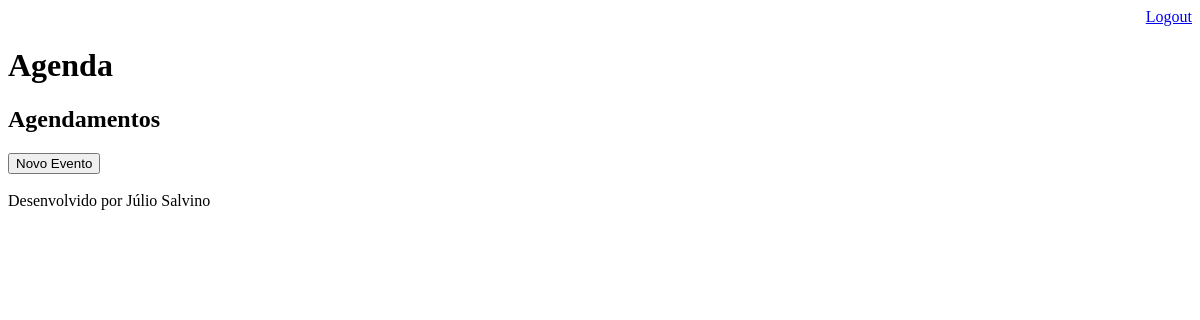
/agenda/ (signed in), run on an earlier commit of the app's database.
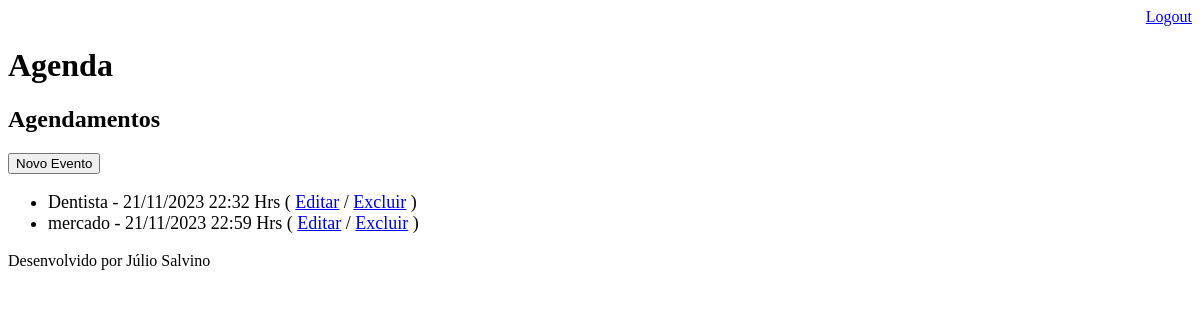
And on a later commit of the database.
### agenda_App/models.py (models this page shows, shortened)
class Evento(models.Model):
    titulo = models.CharField(max_length=100)
    descricao = models.TextField(blank=True, null=True)
    data_evento = models.DateTimeField()
    data_criacao = models.DateTimeField(auto_now=True)
    usuario = models.ForeignKey(User, on_delete=models.CASCADE)
    class Meta:
        db_table = 'evento'
    def get_data_evento(self):
        return self.data_evento.strftime('%d/%m/%Y %H:%M Hrs')

### agenda_App/views.py (the view)
# urls.py: path('agenda/', views.agenda, name='agenda'),
@login_required(login_url='/login/')
def agenda(request):
    usuario = request.user
    evento = Evento.objects.filter(usuario=usuario)
    dados = {'eventos': evento}
    return render(request, 'agenda.html', dados)

### agenda_App/templates/agenda.html
{% extends "model-page.html" %}
{% block content %}
    <h2>Agendamentos</h2>
    <a href="evento/">
    <button type='button'>Novo Evento</button>
    </a>
    <ul style='font-size: 18px'>
    {% for evento in eventos %}
        <li>{{ evento.titulo }} - {{ evento.get_data_evento }}
            (
                <a href='evento/?id={{ evento.id }}'>Editar</a>
                / <a href="evento/delete/ {{ evento.id }}/">Excluir</a>
            )
        </li>
    {% endfor %}
    </ul>
{% endblock %}

### agenda_App/templates/model-page.html
<!DOCTYPE html>
<html lang="en">
<head>
    {% include "model-header.html" %}
</head>
<body>
    {% block content %} {% endblock %}
    {% include "model-footer.html" %}
</body>
</html>

### agenda_App/templates/model-header.html (shortened to what this page needs)
    <div align='right'>
    <a href="/logout">Logout</a>
    </div>
    <h1>Agenda</h1>

### agenda_App/templates/model-footer.html
    <p>Desenvolvido por Júlio Salvino</p>

What changed in the data, as far as the page shows it:
added Evento: titulo "Dentista", get_data_evento "21/11/2023 22:32 Hrs"
added Evento: titulo "mercado", get_data_evento "21/11/2023 22:59 Hrs"
